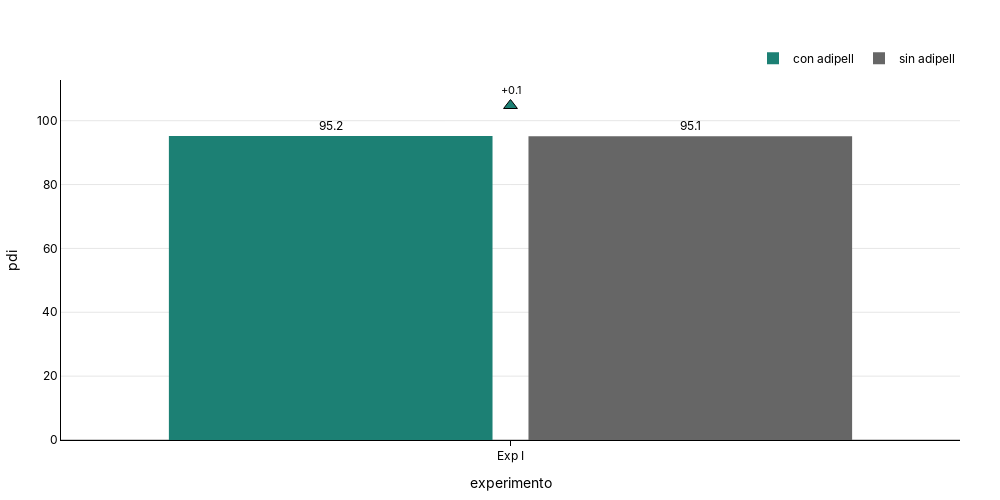

Write notebook code for a chart like this one.
### Code cell
fig_pdi =plot_bar(
df=df_honduras_group,
x_col="experimento",
y_col="pdi",
group_col="producto",
delta_reference_group='sin adipell',
show_delta=True,
delta_type='delta',
#title="PDI (%)",
)
fig_pdi.show()
s3.save_plotly_html(fig_pdi, "pdi_honduras.html")

### Figure 1 — Plotly figure (JSON) as saved in the notebook; plotly's stock layout.template omitted (floating-point values rounded to 4 significant figures)
{"data": [{"hovertemplate": "<b>experimento:</b> %{x}<br><b>pdi:</b> %{y:.1f}<br><extra></extra>", "marker": {"color": "#1C8074", "line": {"width": 0}}, "name": "con adipell", "text": [95.24], "textposition": "outside", "texttemplate": "%{text:.1f}", "type": "bar", "x": ["Exp I"], "y": [95.24]}, {"hovertemplate": "<b>experimento:</b> %{x}<br><b>pdi:</b> %{y:.1f}<br><extra></extra>", "marker": {"color": "#666666", "line": {"width": 0}}, "name": "sin adipell", "text": [95.12], "textposition": "outside", "texttemplate": "%{text:.1f}", "type": "bar", "x": ["Exp I"], "y": [95.12]}, {"hoverinfo": "skip", "marker": {"color": ["#1C8074"], "line": {"color": "black", "width": 1}, "size": 12, "symbol": ["triangle-up"]}, "mode": "markers+text", "showlegend": false, "text": ["+0.1"], "textfont": {"color": "black", "size": 11}, "textposition": "top center", "type": "scatter", "x": ["Exp I"], "y": [104.8]}], "layout": {"bargap": 0.2, "bargroupgap": 0.1, "barmode": "group", "font": {"color": "black", "family": "Inter, Arial, sans-serif"}, "height": 500, "legend": {"orientation": "h", "title": {"text": ""}, "x": 1, "xanchor": "right", "y": 1.02, "yanchor": "bottom"}, "margin": {"b": 40, "l": 40, "r": 40, "t": 80}, "paper_bgcolor": "rgba(0,0,0,0)", "plot_bgcolor": "rgba(0,0,0,0)", "title": {"text": "<b><b>", "x": 0.5, "xanchor": "center", "y": 0.95, "yanchor": "top"}, "width": 1000, "xaxis": {"linecolor": "black", "linewidth": 1, "showline": true, "tickcolor": "black", "ticks": "outside", "title": {"text": "experimento"}}, "yaxis": {"gridcolor": "rgba(0,0,0,0.1)", "linecolor": "black", "linewidth": 1, "showgrid": true, "showline": true, "title": {"text": "pdi"}, "zeroline": true, "zerolinecolor": "rgba(0,0,0,0.2)"}}}
